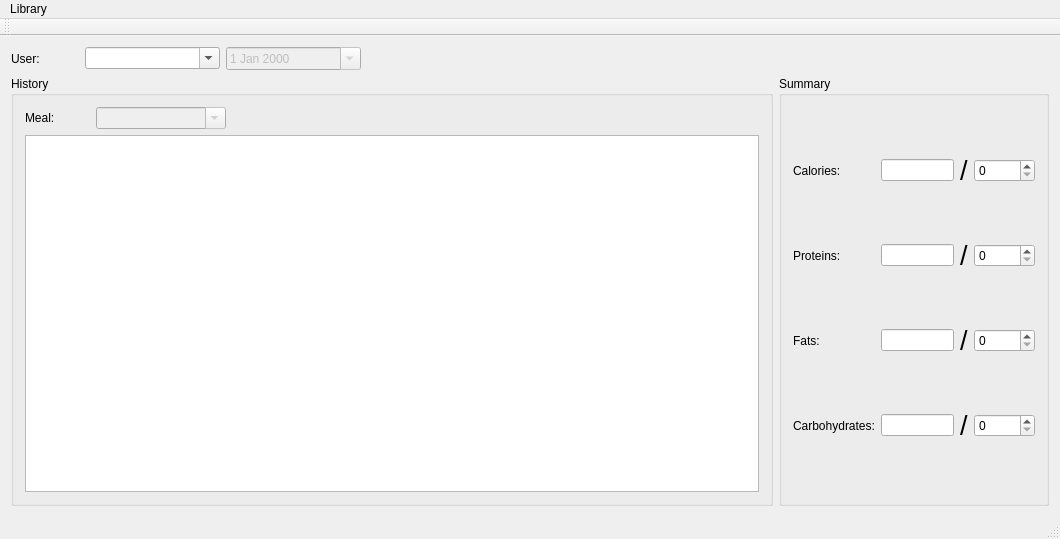
<?xml version="1.0" encoding="UTF-8"?>
<ui version="4.0">
 <class>MainWindow</class>
 <widget class="QMainWindow" name="MainWindow">
  <property name="geometry">
   <rect>
    <x>0</x>
    <y>0</y>
    <width>1060</width>
    <height>539</height>
   </rect>
  </property>
  <property name="windowTitle">
   <string>MainWindow</string>
  </property>
  <widget class="QWidget" name="centralWidget">
   <layout class="QGridLayout" name="gridLayout_3" columnstretch="1,2,2,6,4">
    <item row="0" column="1">
     <widget class="QComboBox" name="comboBox_user">
      <property name="editable">
       <bool>true</bool>
      </property>
     </widget>
    </item>
    <item row="0" column="0">
     <widget class="QLabel" name="label">
      <property name="text">
       <string>User:</string>
      </property>
     </widget>
    </item>
    <item row="1" column="0" colspan="4">
     <widget class="QGroupBox" name="groupBox">
      <property name="title">
       <string>History</string>
      </property>
      <layout class="QGridLayout" name="gridLayout" columnstretch="1,2,4,4">
       <item row="1" column="0" colspan="4">
        <widget class="QTableView" name="tableView"/>
       </item>
       <item row="0" column="0">
        <widget class="QLabel" name="label_2">
         <property name="text">
          <string>Meal:</string>
         </property>
        </widget>
       </item>
       <item row="0" column="1">
        <widget class="QComboBox" name="comboBox_meal">
         <property name="enabled">
          <bool>false</bool>
         </property>
         <property name="editable">
          <bool>true</bool>
         </property>
        </widget>
       </item>
      </layout>
     </widget>
    </item>
    <item row="1" column="4">
     <widget class="QGroupBox" name="groupBox_2">
      <property name="title">
       <string>Summary</string>
      </property>
      <layout class="QGridLayout" name="gridLayout_2">
       <item row="0" column="0">
        <widget class="QLabel" name="label_7">
         <property name="text">
          <string>Calories:</string>
         </property>
        </widget>
       </item>
       <item row="0" column="1">
        <widget class="QLineEdit" name="calories_le">
         <property name="readOnly">
          <bool>true</bool>
         </property>
        </widget>
       </item>
       <item row="0" column="2">
        <widget class="QLabel" name="label_3">
         <property name="font">
          <font>
           <pointsize>20</pointsize>
          </font>
         </property>
         <property name="text">
          <string>/</string>
         </property>
        </widget>
       </item>
       <item row="0" column="3">
        <widget class="QSpinBox" name="calories_sb">
         <property name="maximum">
          <number>10000</number>
         </property>
        </widget>
       </item>
       <item row="1" column="0">
        <widget class="QLabel" name="label_8">
         <property name="text">
          <string>Proteins:</string>
         </property>
        </widget>
       </item>
       <item row="1" column="1">
        <widget class="QLineEdit" name="proteins_le">
         <property name="readOnly">
          <bool>true</bool>
         </property>
        </widget>
       </item>
       <item row="1" column="2">
        <widget class="QLabel" name="label_4">
         <property name="font">
          <font>
           <pointsize>20</pointsize>
          </font>
         </property>
         <property name="text">
          <string>/</string>
         </property>
        </widget>
       </item>
       <item row="1" column="3">
        <widget class="QSpinBox" name="proteins_sb">
         <property name="maximum">
          <number>10000</number>
         </property>
        </widget>
       </item>
       <item row="2" column="0">
        <widget class="QLabel" name="label_9">
         <property name="text">
          <string>Fats:</string>
         </property>
        </widget>
       </item>
       <item row="2" column="1">
        <widget class="QLineEdit" name="fats_le">
         <property name="readOnly">
          <bool>true</bool>
         </property>
        </widget>
       </item>
       <item row="2" column="2">
        <widget class="QLabel" name="label_5">
         <property name="font">
          <font>
           <pointsize>20</pointsize>
          </font>
         </property>
         <property name="text">
          <string>/</string>
         </property>
        </widget>
       </item>
       <item row="2" column="3">
        <widget class="QSpinBox" name="fats_sb">
         <property name="maximum">
          <number>10000</number>
         </property>
        </widget>
       </item>
       <item row="3" column="0">
        <widget class="QLabel" name="label_10">
         <property name="text">
          <string>Carbohydrates:</string>
         </property>
        </widget>
       </item>
       <item row="3" column="1">
        <widget class="QLineEdit" name="carbs_le">
         <property name="readOnly">
          <bool>true</bool>
         </property>
        </widget>
       </item>
       <item row="3" column="2">
        <widget class="QLabel" name="label_6">
         <property name="font">
          <font>
           <pointsize>20</pointsize>
          </font>
         </property>
         <property name="text">
          <string>/</string>
         </property>
        </widget>
       </item>
       <item row="3" column="3">
        <widget class="QSpinBox" name="carbs_sb">
         <property name="maximum">
          <number>10000</number>
         </property>
        </widget>
       </item>
      </layout>
     </widget>
    </item>
    <item row="0" column="2">
     <widget class="QDateEdit" name="dateEdit">
      <property name="enabled">
       <bool>false</bool>
      </property>
      <property name="calendarPopup">
       <bool>true</bool>
      </property>
     </widget>
    </item>
   </layout>
  </widget>
  <widget class="QMenuBar" name="menuBar">
   <property name="geometry">
    <rect>
     <x>0</x>
     <y>0</y>
     <width>1060</width>
     <height>20</height>
    </rect>
   </property>
   <widget class="QMenu" name="menuLibrary">
    <property name="title">
     <string>Library</string>
    </property>
    <addaction name="actionIngredients"/>
    <addaction name="actionMeals"/>
   </widget>
   <addaction name="menuLibrary"/>
  </widget>
  <widget class="QToolBar" name="mainToolBar">
   <attribute name="toolBarArea">
    <enum>TopToolBarArea</enum>
   </attribute>
   <attribute name="toolBarBreak">
    <bool>false</bool>
   </attribute>
  </widget>
  <widget class="QStatusBar" name="statusBar"/>
  <action name="actionIngredients">
   <property name="text">
    <string>Ingredients</string>
   </property>
  </action>
  <action name="actionMeals">
   <property name="text">
    <string>Meals</string>
   </property>
  </action>
 </widget>
 <layoutdefault spacing="6" margin="11"/>
 <resources/>
 <connections/>
</ui>
